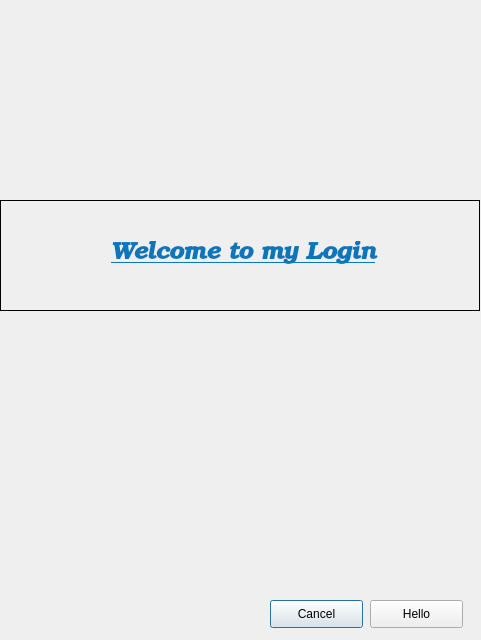
<?xml version="1.0" encoding="UTF-8"?>
<ui version="4.0">
 <class>Dialog</class>
 <widget class="QDialog" name="Dialog">
  <property name="geometry">
   <rect>
    <x>0</x>
    <y>0</y>
    <width>481</width>
    <height>640</height>
   </rect>
  </property>
  <property name="windowTitle">
   <string>Dialog</string>
  </property>
  <widget class="QPushButton" name="pushButton">
   <property name="geometry">
    <rect>
     <x>270</x>
     <y>600</y>
     <width>93</width>
     <height>28</height>
    </rect>
   </property>
   <property name="text">
    <string>Cancel</string>
   </property>
  </widget>
  <widget class="QPushButton" name="pushButton_2">
   <property name="geometry">
    <rect>
     <x>370</x>
     <y>600</y>
     <width>93</width>
     <height>28</height>
    </rect>
   </property>
   <property name="cursor">
    <cursorShape>PointingHandCursor</cursorShape>
   </property>
   <property name="text">
    <string>Hello</string>
   </property>
  </widget>
  <widget class="QLabel" name="label">
   <property name="geometry">
    <rect>
     <x>0</x>
     <y>200</y>
     <width>480</width>
     <height>111</height>
    </rect>
   </property>
   <property name="minimumSize">
    <size>
     <width>50</width>
     <height>0</height>
    </size>
   </property>
   <property name="font">
    <font>
     <family>Bookman Old Style</family>
     <pointsize>18</pointsize>
     <stylestrategy>PreferDefault</stylestrategy>
    </font>
   </property>
   <property name="cursor">
    <cursorShape>WaitCursor</cursorShape>
   </property>
   <property name="mouseTracking">
    <bool>true</bool>
   </property>
   <property name="contextMenuPolicy">
    <enum>Qt::NoContextMenu</enum>
   </property>
   <property name="toolTip">
    <string>This is my text</string>
   </property>
   <property name="statusTip">
    <string>Dialot stag</string>
   </property>
   <property name="frameShape">
    <enum>QFrame::Panel</enum>
   </property>
   <property name="text">
    <string>&lt;html&gt;&lt;head/&gt;&lt;body&gt;&lt;p align=&quot;center&quot;&gt;&lt;span style=&quot; font-weight:600; font-style:italic; text-decoration: underline; color:#0a76bb;&quot;&gt;Welcome to my Login&lt;/span&gt;&lt;/p&gt;&lt;/body&gt;&lt;/html&gt;</string>
   </property>
  </widget>
  <widget class="QLabel" name="label_2">
   <property name="geometry">
    <rect>
     <x>160</x>
     <y>70</y>
     <width>151</width>
     <height>121</height>
    </rect>
   </property>
   <property name="text">
    <string/>
   </property>
   <property name="pixmap">
    <pixmap>images/biofav.png</pixmap>
   </property>
   <property name="scaledContents">
    <bool>true</bool>
   </property>
  </widget>
 </widget>
 <resources>
  <include location="images.qrc"/>
 </resources>
 <connections/>
</ui>
